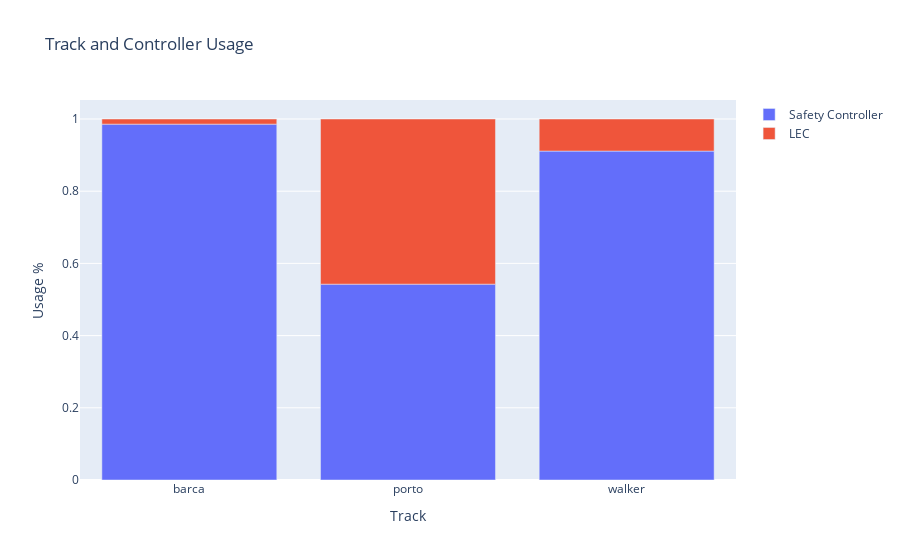

Notebook source saved alongside this figure:
### Code cell
bar_plot = results.groupby('track').median().reset_index()
fig2 = go.Figure(
    data=[
        go.Bar(
            name="Safety Controller",
            x=bar_plot["track"],
            y=bar_plot["Safety Controller (%)"],
            offsetgroup=0,
        ),
        go.Bar(
            name="LEC",
            x=bar_plot["track"],
            y=bar_plot["LEC Usage (%)"],
            offsetgroup=1,
        ),
    ],
    layout=go.Layout(
        title="Track and Controller Usage",
        yaxis_title="Usage %",
        xaxis_title="Track",
        barmode='relative'
    )
)

fig2.show()

### Figure 1 — Plotly figure (JSON) as saved in the notebook; plotly's stock layout.template omitted (floating-point values rounded to 4 significant figures)
{"data": [{"name": "Safety Controller", "offsetgroup": "0", "type": "bar", "x": ["barca", "porto", "walker"], "y": [0.9858, 0.5425, 0.9111]}, {"name": "LEC", "offsetgroup": "1", "type": "bar", "x": ["barca", "porto", "walker"], "y": [0.0142, 0.4575, 0.08887]}], "layout": {"barmode": "relative", "title": {"text": "Track and Controller Usage"}, "xaxis": {"title": {"text": "Track"}}, "yaxis": {"title": {"text": "Usage %"}}}}
